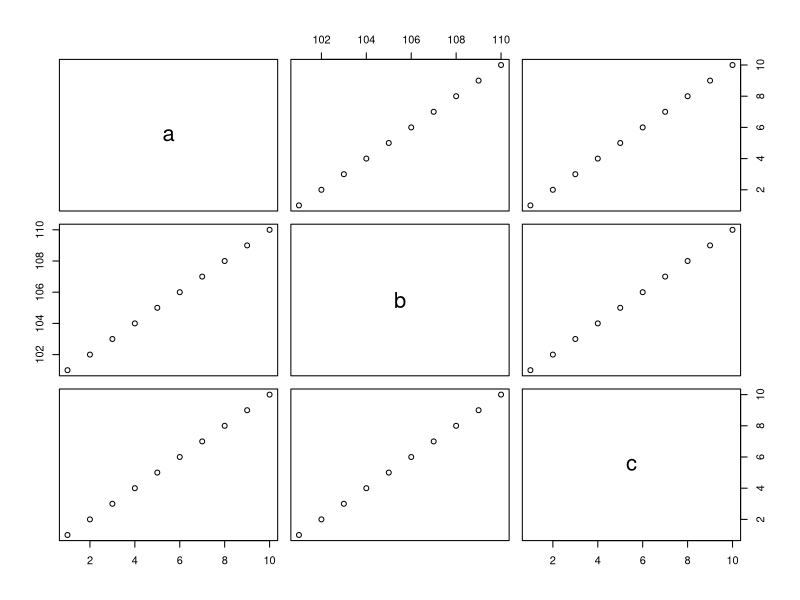

Reproduce this figure in R.
## ---- chunk 1
df <- data.frame(a=1:10,
								 b=101:110,
								 c=letters[1:10])

df
## ---- chunk 2
plot(df)
